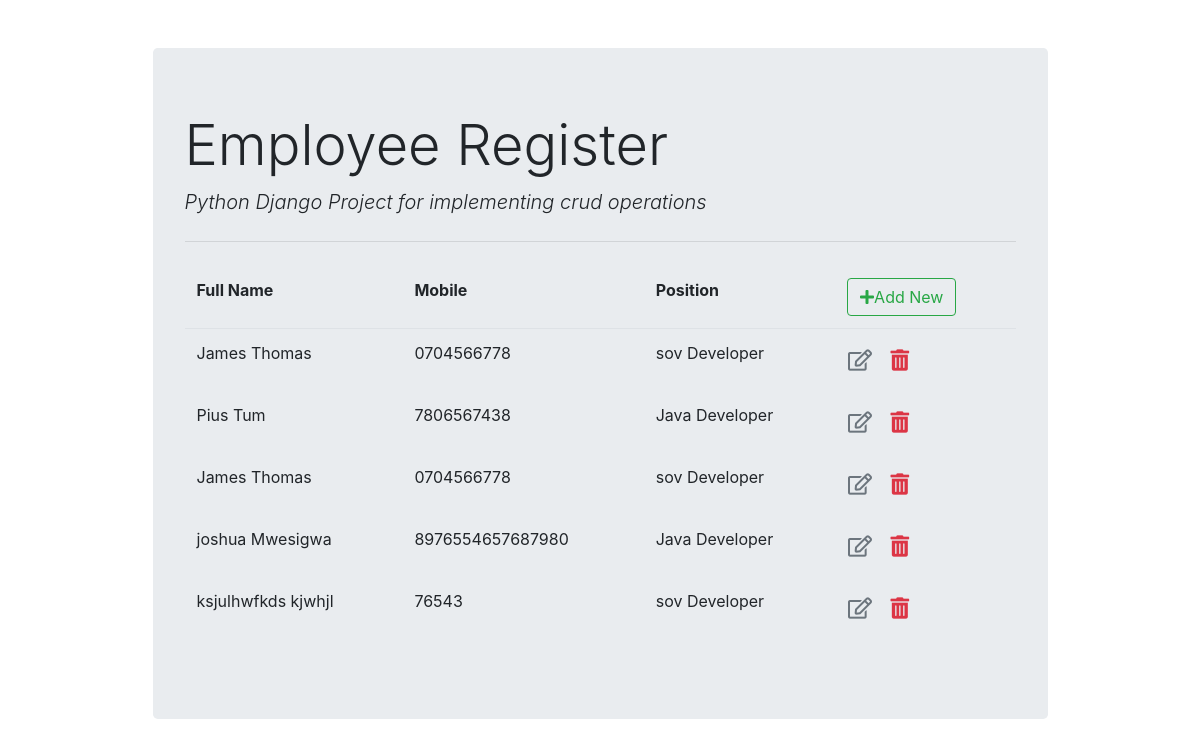
Screenshot of /employee/list/ with the database file from the repository.
### employee_register/models.py (models this page shows, shortened)
class Employee(models.Model):
    fullname = models.CharField(max_length=100)
    emp_code = models.CharField(max_length=100)
    mobile = models.CharField(max_length=100)
    position = models.ForeignKey(Position,on_delete=models.CASCADE)

class Position(models.Model):
    title = models.CharField(max_length=50)
    def __str__(self):
        return self.title

### employee_register/views.py (the view)
# urls.py: path('list/', views.employee_list,name="employee_list")#get request to retrieve and display all records
def employee_list(request):
    context ={'employee_list': Employee.objects.all()}
    return render(request, 'employee_register/employee_list.html',context)

### employee_register/templates/employee_register/employee_list.html (shortened to what this page needs)
{% extends 'employee_register/base.html'%}
{% block content%}
<table class="table table-borderless">
  <thead class="border-bottom font-weight-bold">
    <tr>
      <td>Full Name</td>
      <td>Mobile</td>
      <td>Position</td>
      <td>
        <a href="{% url 'employee_insert'%}" class="btn btn-outline-success">
          <i class="fas fa-plus"></i>Add New</a>
      </td>
    </tr>
  </thead>
  <tbody>
    {% for employee in employee_list %}
        <tr>
          <td>{{employee.fullname}}</td>
          <td>{{employee.mobile}}</td>
          <td>{{employee.position}}</td>
          <td>
            <a href="{% url 'employee_update' employee.id %}" class="btn text-secondary px-0">
              <i class="far fa-edit fa-lg"></i>
            </a>
            <form action="{% url 'employee_delete' employee.id %}" method="post" class="d-inline">
              <button class="btn" type="submit">
                <i class="fas fa-trash-alt fa-lg text-danger float-right"></i>
              </button>
            </form>
          </td>
        </tr>
    {% endfor %}
  </tbody>
</table>
{% endblock content %}

### employee_register/templates/employee_register/base.html (shortened to what this page needs)
<!DOCTYPE html>
<html lang="en" dir="ltr">
  <head>
  <link rel="stylesheet" href="https://stackpath.bootstrapcdn.com/bootstrap/4.3.1/css/bootstrap.min.css"
>
    <link rel="stylesheet" href="https://cdnjs.cloudflare.com/ajax/libs/font-awesome/5.15.2/css/all.min.css">
  </head>
  <body>
    <div class="container">
      <div class="col-md-10 offset-md-1 mt-5">
        <div class="jumbotron">
          <h1 class="display-4">Employee Register</h1>
          <p class="lead font-italic">Python Django Project for implementing crud operations</p>
          <hr class="my-4">
          {% block content%}
          {% endblock content %}
        </div>
      </div>
    </div>
  </body>
</html>

### rows the page displays
Employee: fullname "James Thomas", mobile "0704566778", position "sov Developer"
Employee: fullname "Pius Tum", mobile "7806567438", position "Java Developer"
Employee: fullname "James Thomas", mobile "0704566778", position "sov Developer"
Employee: fullname "joshua Mwesigwa", mobile "8976554657687980", position "Java Developer"
Employee: fullname "ksjulhwfkds kjwhjl", mobile "76543", position "sov Developer"
